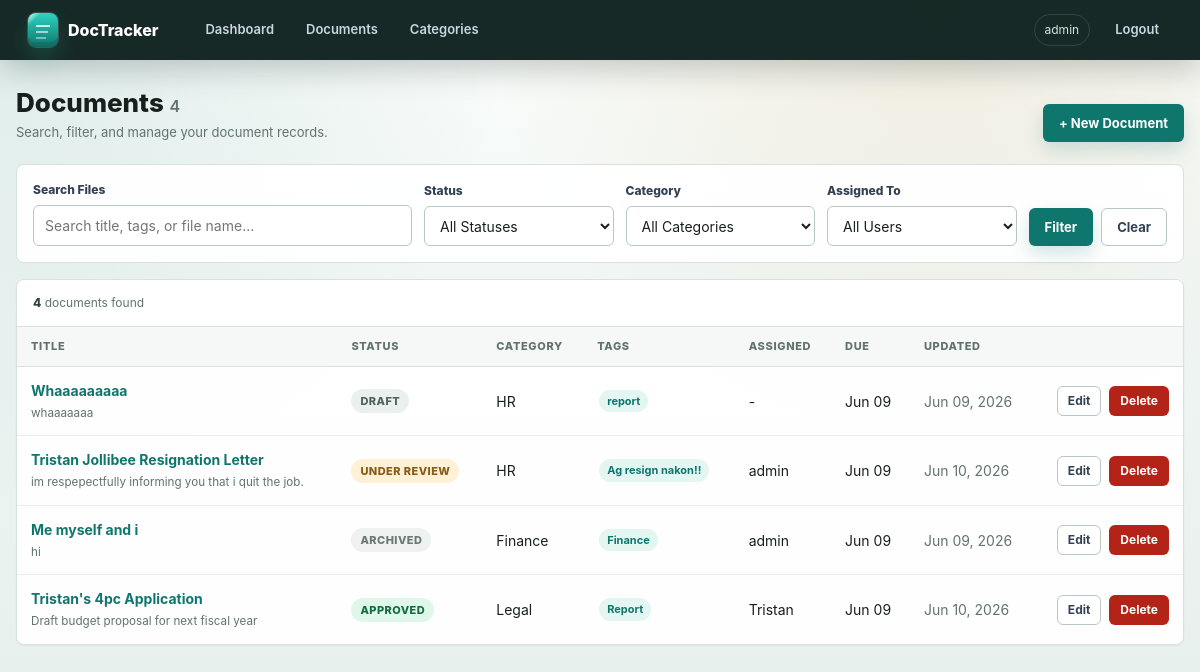
Before: /documents/ (signed in) with the older database file.
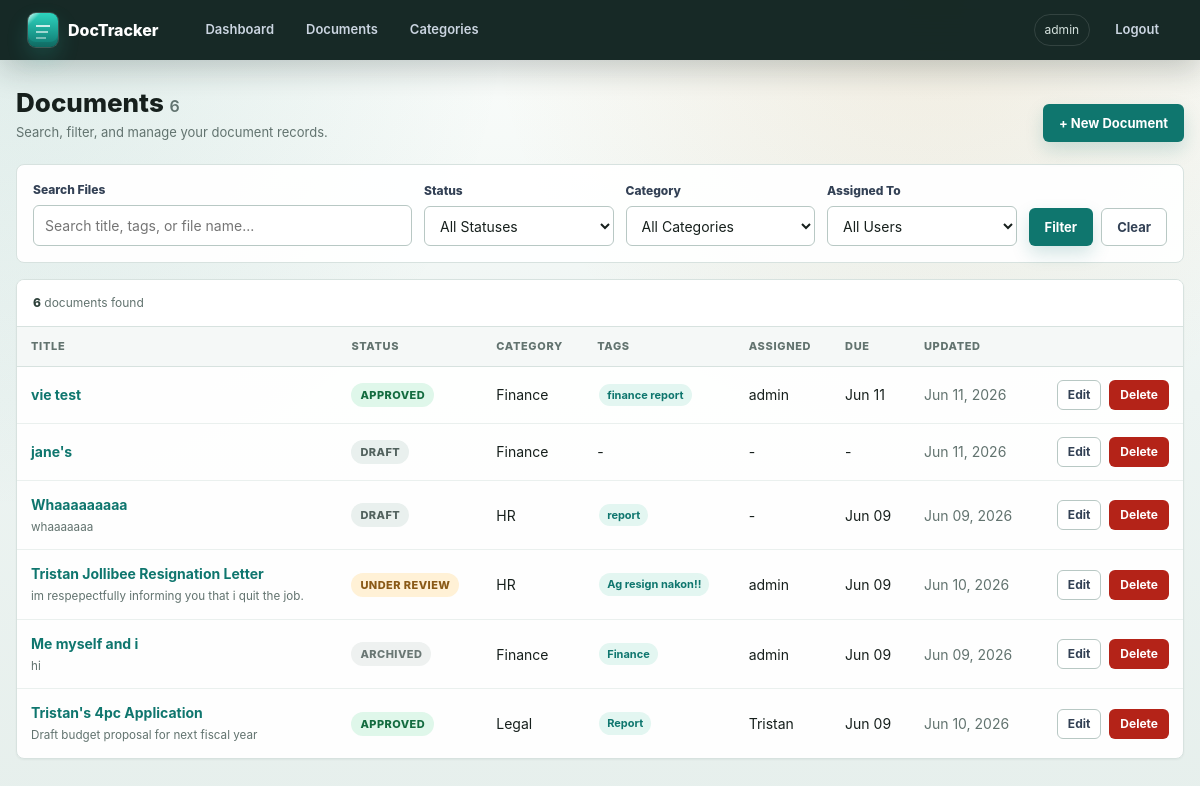
After: the same page with the newer database file.
### documents/models.py (models this page shows, shortened)
class Document(models.Model):
    STATUS_CHOICES = [
        ('draft', 'Draft'),
        ('review', 'Under Review'),
        ('approved', 'Approved'),
        ('archived', 'Archived'),
    ]
    title = models.CharField(max_length=255)
    description = models.TextField(blank=True)
    category = models.ForeignKey(Category, on_delete=models.SET_NULL, null=True, blank=True)
    status = models.CharField(max_length=20, choices=STATUS_CHOICES, default='draft')
    file = models.FileField(upload_to='documents/', null=True, blank=True)
    tags = models.CharField(max_length=500, blank=True, help_text="Comma-separated tags")
    created_by = models.ForeignKey(User, on_delete=models.SET_NULL, null=True, related_name='created_docs')
    assigned_to = models.ForeignKey(User, on_delete=models.SET_NULL, null=True, blank=True, related_name='assigned_docs')
    created_at = models.DateTimeField(auto_now_add=True)
    updated_at = models.DateTimeField(auto_now=True)
    due_date = models.DateField(null=True, blank=True)
    class Meta:
        ordering = ['-created_at']
    def get_tags_list(self):
        return [t.strip() for t in self.tags.split(',') if t.strip()]

class Category(models.Model):
    name = models.CharField(max_length=100, unique=True)
    description = models.TextField(blank=True)
    created_at = models.DateTimeField(auto_now_add=True)
    class Meta:
        verbose_name_plural = "Categories"
        ordering = ['name']
    def __str__(self):
        return self.name

### documents/views.py (the view)
# urls.py: path('documents/', views.document_list, name='document_list'),
@login_required
def document_list(request):
    form = DocumentFilterForm(request.GET)
    docs = Document.objects.select_related('category', 'created_by', 'assigned_to')
    if form.is_valid():
        if q := form.cleaned_data.get('search'):
            docs = docs.filter(
                Q(title__icontains=q) |
                Q(description__icontains=q) |
                Q(tags__icontains=q) |
                Q(file__icontains=q)
            )
        if s := form.cleaned_data.get('status'):
            docs = docs.filter(status=s)
        if c := form.cleaned_data.get('category'):
            docs = docs.filter(category=c)
        if u := form.cleaned_data.get('assigned_to'):
            docs = docs.filter(assigned_to=u)
    count = docs.count()
    docs = list(docs)
    for doc in docs:
        doc.can_manage = can_manage_document(request.user, doc)
    template = 'documents/_document_results.html' if is_htmx(request) else 'documents/list.html'
    return render(request, template, {
        'docs': docs,
        'form': form,
        'count': count,
        'include_oob_count': is_htmx(request),
    })

### documents/forms.py
class DocumentFilterForm(forms.Form):
    search = forms.CharField(required=False, widget=forms.TextInput(attrs={'placeholder': 'Search title, tags, or file name...'}))
    status = forms.ChoiceField(required=False, choices=[('', 'All Statuses')] + Document.STATUS_CHOICES)
    category = forms.ModelChoiceField(required=False, queryset=Category.objects.all(), empty_label="All Categories")
    assigned_to = forms.ModelChoiceField(required=False, queryset=User.objects.all(), empty_label="All Users")

### documents/views.py (called while the page is built)
def is_htmx(request):
    return request.headers.get('HX-Request') == 'true'

def can_manage_document(user, document):
    return user.is_staff or user.is_superuser or document.created_by_id == user.id

### templates/documents/list.html (shortened to what this page needs)
{% extends 'base.html' %}
{% block content %}
<div class="page-header">
  <div>
    <h1>Documents <span id="document-count" class="text-muted" style="font-size:16px; font-weight:600;">{{ count }}</span></h1>
    <p class="page-kicker">Search, filter, and manage your document records.</p>
  </div>
  <a href="{% url 'document_create' %}" class="btn btn-primary">+ New Document</a>
</div>
<form method="get"
      hx-get="{% url 'document_list' %}"
      hx-target="#document-results"
      hx-swap="outerHTML"
      hx-push-url="true"
      hx-trigger="keyup changed delay:250ms from:input, change from:select, submit"
      hx-indicator="#document-filter-indicator">
  <div class="filter-bar">
    <div class="form-group">
      <label>Search Files</label>{{ form.search }}
    </div>
    <div class="form-group"><label>Status</label>{{ form.status }}</div>
    <div class="form-group"><label>Category</label>{{ form.category }}</div>
    <div class="form-group"><label>Assigned To</label>{{ form.assigned_to }}</div>
    <div class="actions">
      <button type="submit" class="btn btn-primary">Filter</button>
      <a href="{% url 'document_list' %}" class="btn btn-secondary">Clear</a>
    </div>
  </div>
</form>
{% include 'documents/_document_results.html' %}
{% endblock %}

### templates/documents/_document_results.html (shortened to what this page needs)
<div id="document-results" class="card flush fade-in">
  <div class="table-status">
    <span><strong class="result-count">{{ count }}</strong> document{{ count|pluralize }} found</span>
  </div>
  {% if docs %}
  <div class="table-wrap">
  <table>
    <thead><tr>
      <th>Title</th><th>Status</th><th>Category</th><th>Tags</th><th>Assigned</th><th>Due</th><th>Updated</th><th></th>
    </tr></thead>
    <tbody>
    {% for doc in docs %}
    <tr>
      <td>
        <a href="{% url 'document_detail' doc.pk %}"><strong>{{ doc.title }}</strong></a>
        {% if doc.description %}<br><small class="text-muted">{{ doc.description|truncatechars:70 }}</small>{% endif %}
      </td>
      <td><span class="badge badge-{{ doc.status }}">{{ doc.get_status_display }}</span></td>
      <td>{{ doc.category.name|default:"-" }}</td>
      <td>{% for tag in doc.get_tags_list %}<span class="tag">{{ tag }}</span>{% empty %}-{% endfor %}</td>
      <td>{{ doc.assigned_to.username|default:"-" }}</td>
      <td>{{ doc.due_date|date:"M d"|default:"-" }}</td>
      <td class="text-muted">{{ doc.updated_at|date:"M d, Y" }}</td>
      <td class="text-right">
        {% if doc.can_manage %}
        <div class="actions" style="justify-content:flex-end;">
          <a href="{% url 'document_edit' doc.pk %}" class="btn btn-secondary btn-sm">Edit</a>
          <a href="{% url 'document_delete' doc.pk %}" class="btn btn-danger btn-sm">Delete</a>
        </div>
        {% endif %}
      </td>
    </tr>
    {% endfor %}
    </tbody>
  </table>
  </div>
  {% else %}
  <div class="empty">No documents found.</div>
  {% endif %}
</div>

Changed rows visible on the page:
added Document: title "vie test", status "APPROVED", category.name "Finance", get_tags_list "finance report", assigned_to.username "admin", due_date "Jun 11", updated_at "Jun 11, 2026", shows "Edit"
added Document: title "jane's", status "DRAFT", category.name "Finance", assigned_to.username "-", due_date "-", updated_at "Jun 11, 2026", shows "Edit"
Other visible differences:
{{ count }}: "4" → "6"
